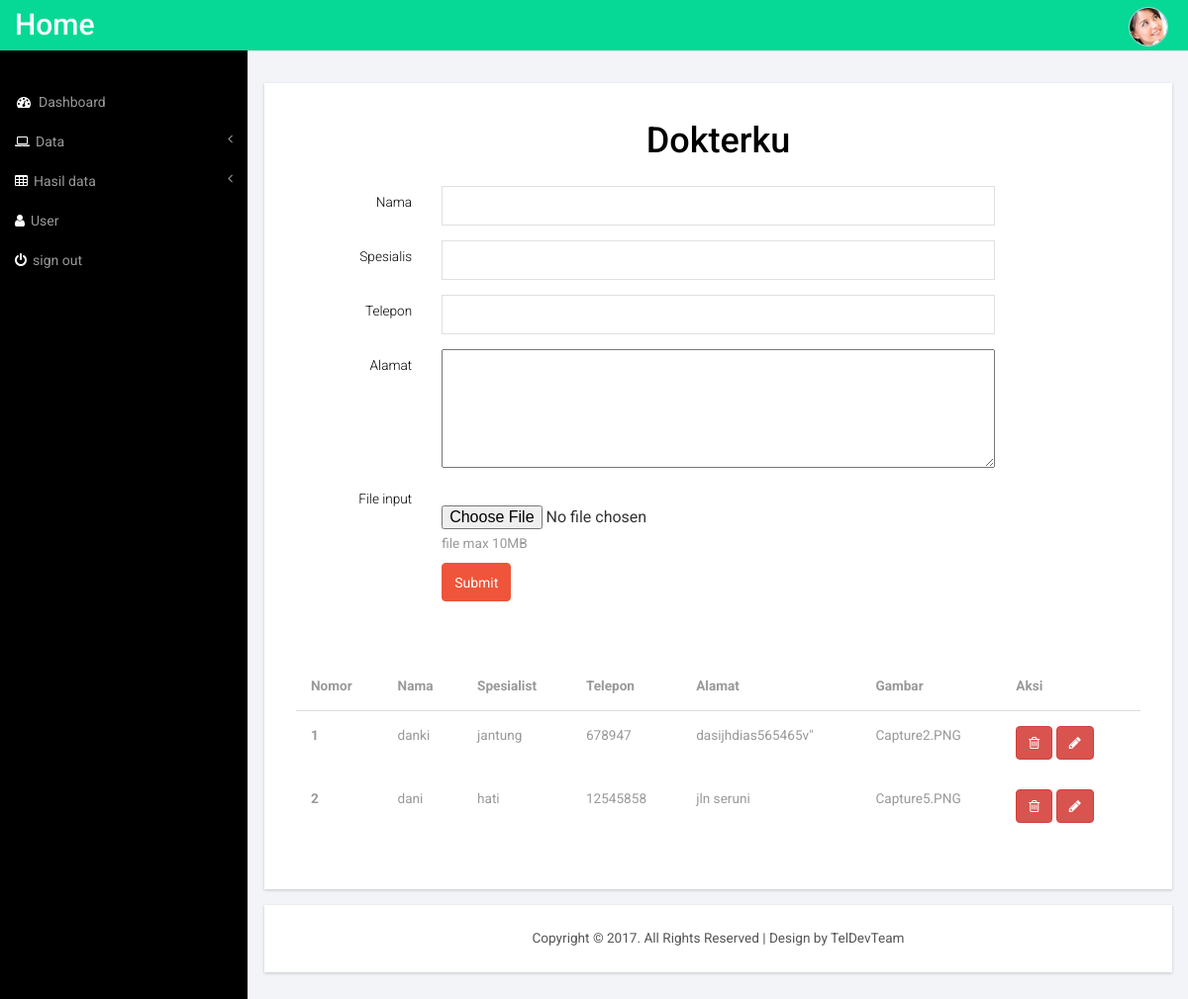
/index.php/admin/dokterku, run on an earlier commit of the app's database.
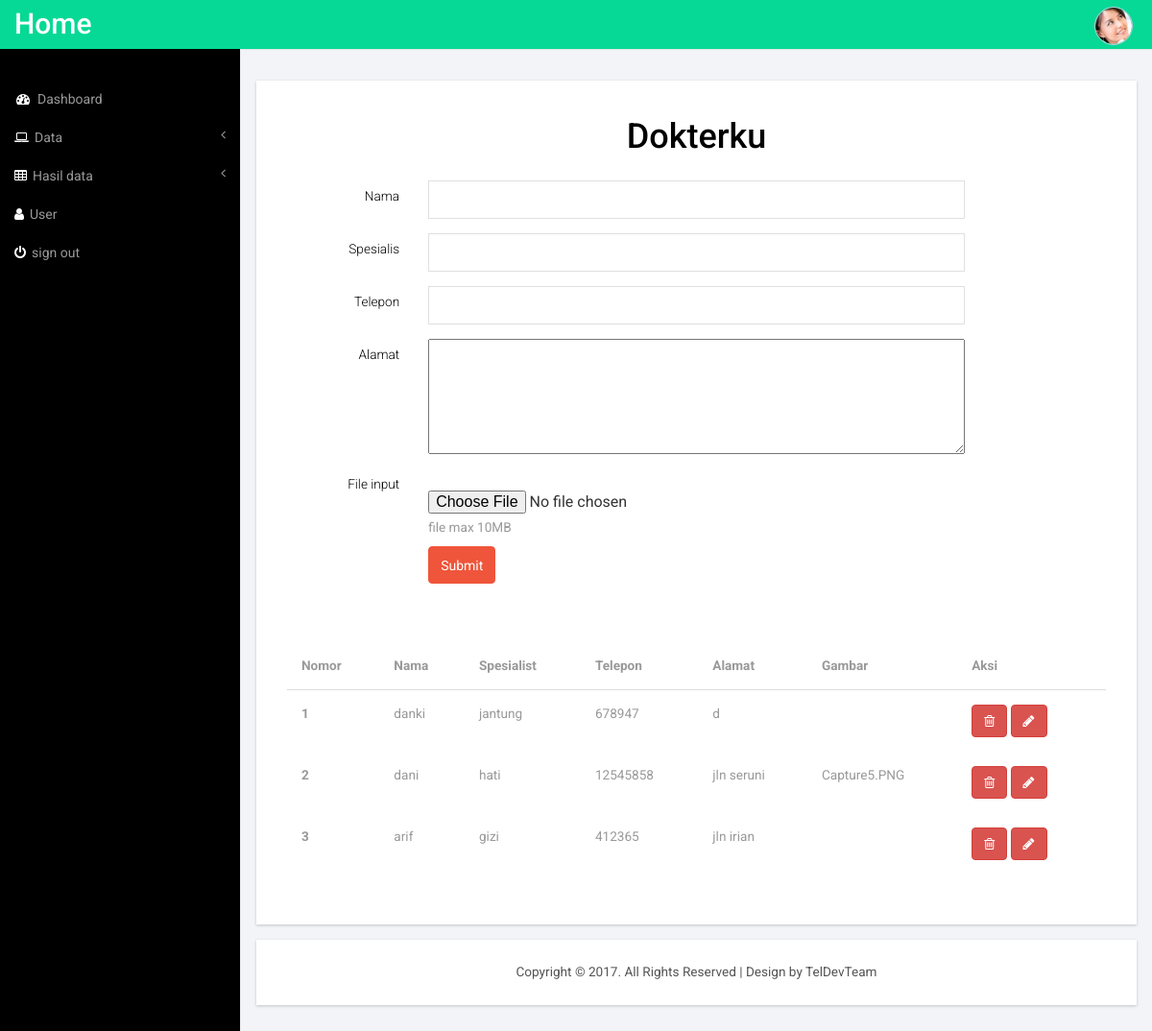
And on a later commit of the database.
### tables this page shows
CREATE TABLE `dokterku` (
  `id_dok` int(5) NOT NULL,
  `nm_dok` varchar(30) NOT NULL,
  `spesialis` varchar(30) NOT NULL,
  `telp_dok` varchar(20) NOT NULL,
  `almt_dok` varchar(30) NOT NULL,
  `gambar_dok` varchar(30) NOT NULL
);

### application/controllers/Admin.php (called while the page is built, shortened)
<?php
class Admin extends CI_Controller{
	function __construct(){
		$this->load->model('doktermodel');
		$this->load->model('daruratmodel');
		$this->load->model('obatmodel');
		$this->load->model('tipsmodel');
		$this->load->model('quotemodel');
		$this->load->model('akunmodel');
		$this->load->helper('url');
	}
	function dokterku(){
		$data['dokterku'] = $this->doktermodel->tampil_data()->result();
		$this->load->view('headeradmin.php');
		$this->load->view('dokterku.php', $data);
		$this->load->view('footeradmin.php');
	}
}
?>

### index.php (called while the page is built, shortened)
<?php
require_once BASEPATH.'core/CodeIgniter.php';

### application/models/doktermodel.php (called while the page is built, shortened)
<?php
class doktermodel extends CI_Model{
	function tampil_data(){
return $this->db->get('dokterku');
}
}
?>

### application/views/dokterku.php (the view, shortened to what this page needs)
<div id="page-wrapper">
        <div class="graphs">
	   <div class="content_bottom">
     <div class="col-md-12 span_3">
          <div class="bs-example1" data-example-id="contextual-table">
           <form class="form-horizontal" action="<?php echo base_url(). 'Admin/tambah_aksidokterku'; ?>" method="post">
              <div class="form-group">
                  <label for="focusedinput" class="col-sm-12 control-label"><center><h1>Dokterku</h1></center></label>
                </div>
                <div class="form-group">
                  <label for="focusedinput" class="col-sm-2 control-label">Nama</label>
                  <div class="col-sm-8">
                    <input type="text" class="form-control1" name="nm_dok">
                  </div>
                </div>
                <div class="form-group">
                  <label for="focusedinput" class="col-sm-2 control-label">Spesialis</label>
                  <div class="col-sm-8">
                    <input type="text" class="form-control1" name="spesialis">
                  </div>
                </div>
                <div class="form-group">
                  <label for="focusedinput" class="col-sm-2 control-label">Telepon</label>
                  <div class="col-sm-8">
                    <input type="text" class="form-control1" name="telp_dok">
                  </div>
                </div>
                <div class="form-group">
                  <label for="focusedinput" class="col-sm-2 control-label">Alamat</label>
                  <div class="col-sm-8">
                    <textarea name="almt_dok" class="col-sm-12" cols="40" rows="5"></textarea>
                  </div>
                </div>
                <div class="form-group">
                      <label for="exampleInputFile" class="col-sm-2 control-label">File input</label><br/>
                        <div class="col-sm-8">
                          <input type="file" name="gambar_dok">
                      <p class="help-block">file max 10MB</p>
      </div>
      <form>
      <div style="text-align: left;">
      <div class="col-sm-8 col-sm-offset-2">
        <button class="btn-success btn" value="tambahdokterku">Submit</button>
      </div>
   </div>
    </form></div>
              </form>
              <br/>
              <br/>
            <table class="table">
              <thead>
                <tr>
                  <th>Nomor</th>
                  <th>Nama</th>
                  <th>Spesialist</th>
                  <th>Telepon</th>
                  <th>Alamat</th>
                  <th>Gambar</th>
                  <th>Aksi</th>
                </tr>
              </thead>
              <tbody>
                <?php
                $no = 1;
                foreach ($dokterku as $u) {
                  ?>
                 <tr>
                  <th scope="row"><?php echo $no++ ?></th>
                  <td><?php echo $u->nm_dok ?></td>
                  <td><?php echo $u->spesialis ?></td>
                  <td><?php echo $u->telp_dok ?></td>
                  <td><?php echo $u->almt_dok ?></td>
                  <td><?php echo $u->gambar_dok ?></td>
                  <td><?php echo anchor('Admin/hapus_dokterku/'.$u->id_dok,'<button type="button" class="btn btn-danger"><i class="fa fa-trash-o"></i></button>'); ?>&nbsp;<?php echo anchor('Admin/edit_dokterku/'.$u->id_dok,'<button type="button" class="btn btn-danger"><i class="fa fa-pencil"></i></button>'); ?>
  &nbsp;</td>
                </tr>
                <?php } ?>
              </tbody>
            </table>
           </div>
       </div>
        </div>

### application/views/headeradmin.php (shortened to what this page needs)
<!DOCTYPE HTML>
<html>
<head>
<link href="<?php echo base_url('gudang/admin/css/bootstrap.min.css'); ?>" rel='stylesheet' type='text/css' />
<link href="<?php echo base_url('gudang/admin/css/style.css'); ?>" rel='stylesheet' type='text/css' />
<link href='//netdna.bootstrapcdn.com/font-awesome/4.0.3/css/font-awesome.css' rel='stylesheet'/>
<link href="<?php echo base_url('gudang/admin/css/custom.css'); ?>" rel="stylesheet">
</head>
<body>
<div id="wrapper">
        <nav class="top1 navbar navbar-default navbar-static-top" role="navigation" style="margin-bottom: 0">
            <div class="navbar-header">
                <a class="navbar-brand" href="<?php echo base_url('Admin/index'); ?>">Home</a>
            </div>
            <ul class="nav navbar-nav navbar-right">
			    <li class="dropdown">
	        		<a href="#" class="dropdown-toggle avatar" data-toggle="dropdown"><img src="<?php echo base_url('gudang/admin/images/1.png'); ?>"></a>
	      		</li>
			</ul>
            <div class="navbar-default sidebar" role="navigation">
                <div class="sidebar-nav navbar-collapse">
                    <ul class="nav" id="side-menu">
                        <li>
                            <a href="<?php echo base_url('Admin/index');?>"><i class="fa fa-dashboard fa-fw nav_icon"></i>Dashboard</a>
                        </li>
                        <li>
                            <a href="#"><i class="fa fa-laptop nav_icon"></i>Data<span class="fa arrow"></span></a>
                        </li>
                        <li>
                            <a href="#"><i class="fa fa-table nav_icon"></i>Hasil data<span class="fa arrow"></span></a>
                        </li>
                        <li>
                            <a href="<?php echo base_url('Admin/pengguna'); ?>"><i class="fa fa-user nav_icon"></i>User</a>
                        </li>
                        <li>
                            <a href="<?php echo base_url("login/keluar");?>"><i class="fa fa-power-off nav_icon"></i>sign out</a>
                        </li>
                    </ul>
                </div>
            </div>
        </nav>

### application/views/footeradmin.php (shortened to what this page needs)
 <div class="copy">
            <p>Copyright &copy; 2017. All Rights Reserved | Design by TelDevTeam </p>
        </div>
        </div>
       </div>
</div>
</body>
</html>

### gudang/admin/css/style.css (style rules this page uses)
h4, h5, h6, h1, h2, h3 { margin-top: 0; }
ul, ol { margin: 0; }
p { margin: 0; }
html, body { font-family: 'Roboto', sans-serif; font-size: 100%; background:#000; overflow-x: hidden; }
body a { transition:0.5s all; -webkit-transition:0.5s all; -moz-transition:0.5s all; -o-transition:0.5s all; -ms-transition:0.5s all; }
.navbar .navbar-nav li a { padding: 0 10px; line-height: 56px; position: relative; }
.navbar .navbar-nav li .dropdown-toggle.avatar img { height: 40px; -webkit-border-radius: 50em; -moz-border-radius: 50em; border-radius: 50em; border: 1px solid #c0cadd; margin-top: -4px; }
.navbar-default.sidebar { background-color: #000; font-family: 'Roboto', sans-serif; }
nav.top1.navbar.navbar-default.navbar-static-top { background-color:rgb(6, 217, 149); font-family: 'Roboto', sans-serif; }
.navbar-default .navbar-brand { color: #fff !important; font-size: 30px; font-weight: 500; }
.navbar-right { margin-right: 10px !important; }
.navbar-right li { display:inline-block; }
i.nav_icon { color: #fff; margin-right:6px; }
.sidebar ul li a { color: #999; font-size:14px; }
ul.nav.navbar-nav.navbar-right { height: 51px; }
.sidebar-nav.navbar-collapse { margin: 2em 0 0 0; }
.span_3 { padding:0; }
.content_bottom { margin-bottom:1em; }
.copy { background:#fff; text-align:center; padding:1.5em 0; }
.copy p, .copy_layout p { font-size:0.85em; color:#555; }
.map_container, #chart, .span_6, .col_2, .weather_list, .cal1, .skills-info, .stats-info, .r3_counter_box, .activity_box, .bs-example1, .cloud, .copy { -ms-box-shadow: 0 1px 3px 0px rgba(0, 0, 0, 0.2); -o-box-shadow: 0 1px 3px 0px rgba(0, 0, 0, 0.2); -moz-box-shadow: 0 1px 3px 0px rgba(0, 0, 0, 0.2); -webkit-box-shadow: 0 1px 3px 0px rgba(0, 0, 0, 0.2); box-shadow: 0 1px 3px 0px rgba(0, 0, 0, 0.2); }
.graphs { padding: 2em 1em; background: #f2f4f8; font-family: 'Roboto', sans-serif; }
.form-control1, .form-control_2.input-sm { border: 1px solid #e0e0e0; padding: 5px 8px; color: #616161; background: #fff; box-shadow: none !important; width: 100%; font-size: 0.85em; font-weight: 300; height: 40px; border-radius: 0; -webkit-appearance: none; }
.table > thead > tr > th, .table > tbody > tr > th, .table > tfoot > tr > th, .table > thead > tr > td, .table > tbody > tr > td, .table > tfoot > tr > td { border-top: none !important; }
.form-horizontal .control-label { text-align: right; color: #000; font-weight: 300; font-size: 0.85em; }
.help-block { color: #999; font-size: 0.85em; }
.radio label, .checkbox label, label { font-size: 0.85em; font-weight:300; vertical-align: middle; }
.bs-example1 { background:#fff; padding:2em; }
.table > thead > tr > th, .table > tbody > tr > th, .table > tfoot > tr > th, .table > thead > tr > td, .table > tbody > tr > td, .table > tfoot > tr > td { font-size: 0.85em; color: #999; }
.table td, .table>tbody>tr>td, .table>tbody>tr>th, .table>tfoot>tr>td, .table>tfoot>tr>th, .table>thead>tr>td, .table>thead>tr>th { padding:15px !important; }
.table > thead > tr > th { border-bottom: 1px solid #ddd !important; }
.badge-success, .bg-green, .bootstrap-switch-success, .btn-success { border-color: #ef553a; background: #ef553a; padding:8.5px 12px; }

### gudang/admin/css/custom.css (style rules this page uses)
#wrapper { width: 100%; }
#page-wrapper { min-height: 568px; background-color: #fff; }
@media (min-width:768px) { #page-wrapper { position: inherit; margin: 0 0 0 250px; border-left: 1px solid #e7e7e7; } }
.sidebar .sidebar-nav.navbar-collapse { padding-right: 0; padding-left: 0; }
.sidebar .arrow { float: right; }
.sidebar .fa.arrow:before { content: "\f104"; }
@media (min-width:768px) { .sidebar { z-index: 1; position: absolute; width: 250px; margin-top: 51px; } }

What changed in the data, as far as the page shows it:
changed dokterku "danki": almt_dok "dasijhdias565465v\"" → "d"; gambar_dok "Capture2.PNG" → (not shown)
added dokterku: nm_dok "arif", spesialis "gizi", telp_dok "412365", almt_dok "jln irian"
